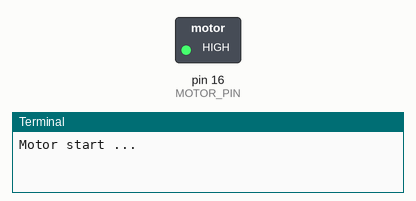
This program was run on a simulated Raspberry Pi (header pin numbers). Parts: switched loads named in the program (green lamp = pin HIGH), the last lines printed to the terminal.

Above: at 1.0 s.
At 3.0 s:
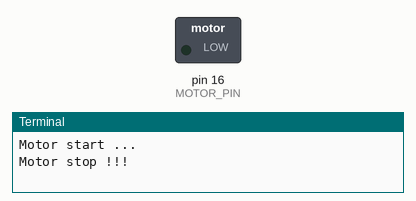
Timing chart, 0 to 5.2 s (numbered marks = the images above):
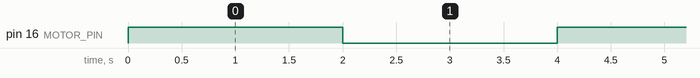

Measured:
- by itself, pin 16 (MOTOR_PIN): alternates HIGH for 2.0 s and LOW for 2.0 s

The program:

dc_motor.py
```python
# (licence header left out)
import RPi.GPIO as GPIO
import time

MOTOR_PIN = 16
GPIO.setmode(GPIO.BOARD)
GPIO.setup(MOTOR_PIN, GPIO.OUT)

try:
    while True:
        print("Motor start ...")
        GPIO.output(MOTOR_PIN, GPIO.HIGH)
        time.sleep(2)

        print("Motor stop !!!")
        GPIO.output(MOTOR_PIN, GPIO.LOW)
        time.sleep(2)
finally:
    GPIO.cleanup()
```
